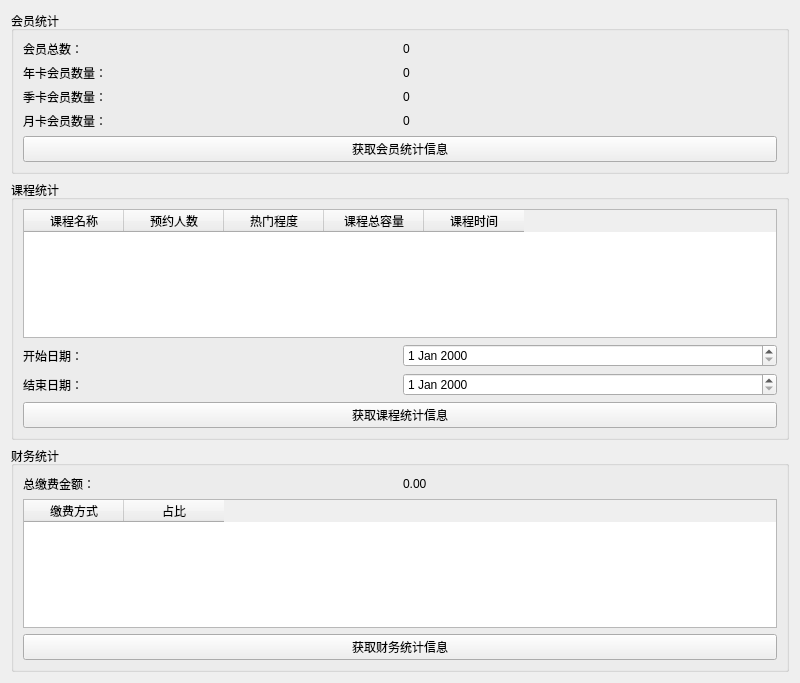
<?xml version="1.0" encoding="UTF-8"?>
<ui version="4.0">
 <class>AdminStatistics</class>
 <widget class="QWidget" name="AdminStatistics">
  <property name="geometry">
   <rect>
    <x>0</x>
    <y>0</y>
    <width>800</width>
    <height>683</height>
   </rect>
  </property>
  <property name="windowTitle">
   <string>管理员统计</string>
  </property>
  <layout class="QVBoxLayout" name="verticalLayout">
   <item>
    <widget class="QGroupBox" name="memberStatisticsGroupBox">
     <property name="title">
      <string>会员统计</string>
     </property>
     <layout class="QGridLayout" name="gridLayout_2">
      <item row="4" column="0" colspan="2">
       <widget class="QPushButton" name="memberStatisticsButton">
        <property name="text">
         <string>获取会员统计信息</string>
        </property>
       </widget>
      </item>
      <item row="3" column="1">
       <widget class="QLabel" name="monthlyMemberCountLabel">
        <property name="text">
         <string>0</string>
        </property>
       </widget>
      </item>
      <item row="2" column="1">
       <widget class="QLabel" name="quarterlyMemberCountLabel">
        <property name="text">
         <string>0</string>
        </property>
       </widget>
      </item>
      <item row="1" column="1">
       <widget class="QLabel" name="annualMemberCountLabel">
        <property name="text">
         <string>0</string>
        </property>
       </widget>
      </item>
      <item row="0" column="1">
       <widget class="QLabel" name="totalMemberCountLabel">
        <property name="text">
         <string>0</string>
        </property>
       </widget>
      </item>
      <item row="0" column="0">
       <widget class="QLabel" name="totalMemberCountLabel_2">
        <property name="text">
         <string>会员总数：</string>
        </property>
       </widget>
      </item>
      <item row="3" column="0">
       <widget class="QLabel" name="monthlyMemberCountLabel_2">
        <property name="text">
         <string>月卡会员数量：</string>
        </property>
       </widget>
      </item>
      <item row="1" column="0">
       <widget class="QLabel" name="annualMemberCountLabel_2">
        <property name="text">
         <string>年卡会员数量：</string>
        </property>
       </widget>
      </item>
      <item row="2" column="0">
       <widget class="QLabel" name="quarterlyMemberCountLabel_2">
        <property name="text">
         <string>季卡会员数量：</string>
        </property>
       </widget>
      </item>
     </layout>
    </widget>
   </item>
   <item>
    <widget class="QGroupBox" name="courseStatisticsGroupBox">
     <property name="title">
      <string>课程统计</string>
     </property>
     <layout class="QGridLayout" name="gridLayout">
      <item row="1" column="1">
       <widget class="QDateEdit" name="startDateEdit"/>
      </item>
      <item row="0" column="0" colspan="2">
       <widget class="QTableWidget" name="courseStatisticsTableWidget">
        <column>
         <property name="text">
          <string>课程名称</string>
         </property>
        </column>
        <column>
         <property name="text">
          <string>预约人数</string>
         </property>
        </column>
        <column>
         <property name="text">
          <string>热门程度</string>
         </property>
        </column>
        <column>
         <property name="text">
          <string>课程总容量</string>
         </property>
        </column>
        <column>
         <property name="text">
          <string>课程时间</string>
         </property>
        </column>
       </widget>
      </item>
      <item row="3" column="0" colspan="2">
       <widget class="QPushButton" name="courseStatisticsButton">
        <property name="text">
         <string>获取课程统计信息</string>
        </property>
       </widget>
      </item>
      <item row="1" column="0">
       <widget class="QLabel" name="startDateLabel">
        <property name="text">
         <string>开始日期：</string>
        </property>
       </widget>
      </item>
      <item row="2" column="0">
       <widget class="QLabel" name="endDateLabel">
        <property name="text">
         <string>结束日期：</string>
        </property>
       </widget>
      </item>
      <item row="2" column="1">
       <widget class="QDateEdit" name="endDateEdit"/>
      </item>
     </layout>
    </widget>
   </item>
   <item>
    <widget class="QGroupBox" name="financialStatisticsGroupBox">
     <property name="title">
      <string>财务统计</string>
     </property>
     <layout class="QGridLayout" name="gridLayout_3">
      <item row="0" column="0">
       <widget class="QLabel" name="totalPaymentAmountLabel_2">
        <property name="text">
         <string>总缴费金额：</string>
        </property>
       </widget>
      </item>
      <item row="0" column="1">
       <widget class="QLabel" name="totalPaymentAmountLabel">
        <property name="text">
         <string>0.00</string>
        </property>
       </widget>
      </item>
      <item row="2" column="0" colspan="2">
       <widget class="QPushButton" name="financialStatisticsButton">
        <property name="text">
         <string>获取财务统计信息</string>
        </property>
       </widget>
      </item>
      <item row="1" column="0" colspan="2">
       <widget class="QTableWidget" name="paymentRatioTableWidget">
        <column>
         <property name="text">
          <string>缴费方式</string>
         </property>
        </column>
        <column>
         <property name="text">
          <string>占比</string>
         </property>
        </column>
       </widget>
      </item>
     </layout>
    </widget>
   </item>
  </layout>
 </widget>
 <resources/>
 <connections/>
</ui>
